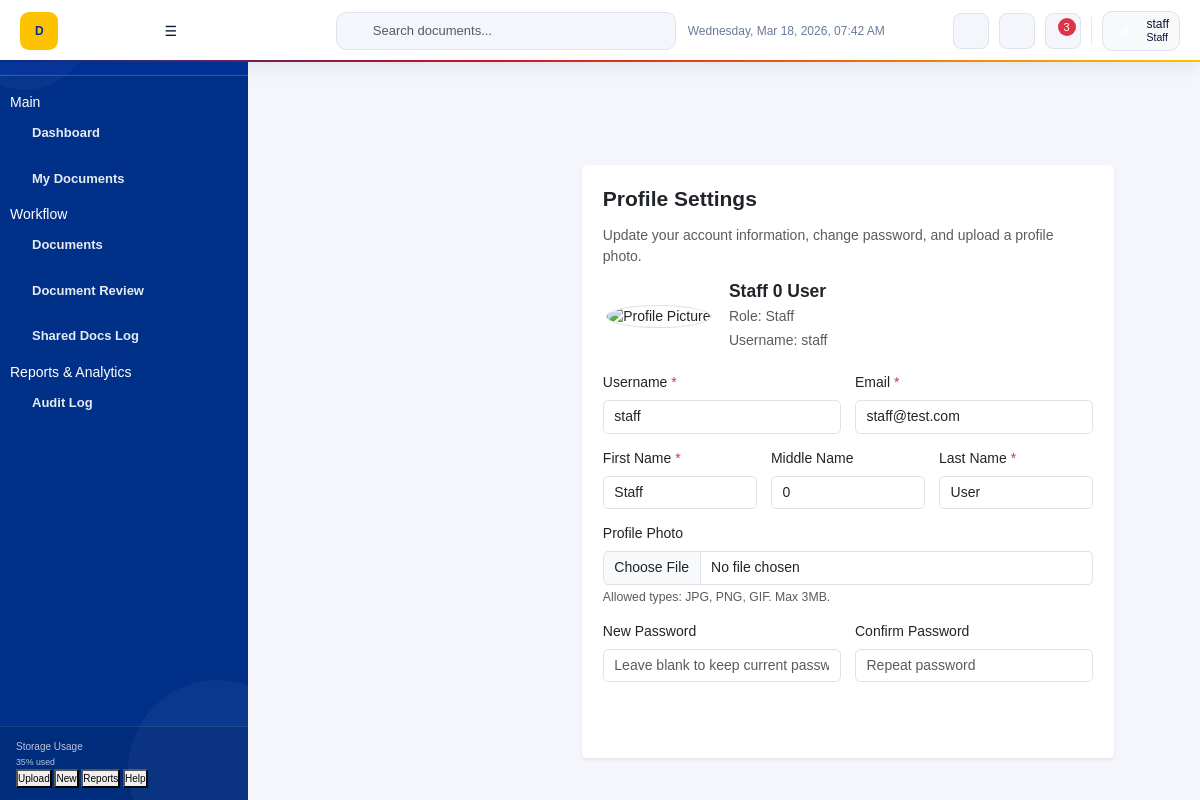
Page /user_profile/profile.php (signed in) on the committed database.
### tables this page shows
CREATE TABLE `users` (
  `user_id` int(11) NOT NULL,
  `first_name` varchar(50) NOT NULL,
  `middle_name` int(255) NOT NULL,
  `last_name` varchar(50) NOT NULL,
  `email` varchar(100) NOT NULL,
  `username` varchar(50) NOT NULL,
  `password` varchar(255) NOT NULL,
  `role` enum('superadmin','admin','staff') NOT NULL DEFAULT 'staff',
  `created_at` timestamp NOT NULL DEFAULT current_timestamp(),
  `updated_at` timestamp NOT NULL DEFAULT current_timestamp() ON UPDATE current_timestamp()
);

### user_profile/profile.php (the view, shortened to what this page needs)
<?php
include '../plugins/conn.php';
$user_id = (int)$_SESSION['user_id'];
$user = [
    'username' => '',
    'first_name' => '',
    'middle_name' => '',
    'last_name' => '',
    'email' => '',
    'role' => '',
    'profile_picture' => ''
];
$hasProfilePicture = false;
$stmt = $conn->prepare('SELECT username, first_name, middle_name, last_name, email, role' . ($hasProfilePicture ? ', profile_picture' : '') . ' FROM users WHERE user_id = ? LIMIT 1');
if ($stmt) {
    $stmt->bind_param('i', $user_id);
    $stmt->execute();
    $result = $stmt->get_result();
    if ($result && $result->num_rows > 0) {
        $user = array_merge($user, $result->fetch_assoc());
    }
}
$displayName = trim($user['first_name'] . ' ' . $user['middle_name'] . ' ' . $user['last_name']);
$displayName = preg_replace('/\s+/', ' ', $displayName);
$profilePic = $user['profile_picture'] ?: 'assets/img/default-avatar.png';
?>
<!DOCTYPE html>
<html lang="en">
<head>
    <link href="https://cdn.jsdelivr.net/npm/bootstrap@5.3.0/dist/css/bootstrap.min.css" rel="stylesheet">
    <link href="../assets/css/custom.css" rel="stylesheet">
</head>
<body>
<?php
include __DIR__ . '/../includes/sidebar.php';
?>
<main class="main-content">
    <?php include __DIR__ . '/../includes/navbar.php'; ?>
    <div class="container-fluid mt-4">
        <div class="row justify-content-center">
            <div class="col-lg-10">
                <div class="card shadow-sm border-0 mb-4">
                    <div class="card-body p-4">
                        <h2 class="h4 fw-bold mb-3">Profile Settings</h2>
                        <p class="text-muted">Update your account information, change password, and upload a profile photo.</p>
                        <div class="row g-3 mb-4 align-items-center">
                            <div class="col-md-3 text-center">
                                <img id="profilePicPreview" src="<?php echo htmlspecialchars($profilePic, ENT_QUOTES); ?>" class="rounded-circle img-fluid" style="width:160px;height:160px;object-fit:cover;border:1px solid #dee2e6;" alt="Profile Picture">
                            </div>
                            <div class="col-md-9">
                                <h5 class="fw-bold mb-1"><?php echo htmlspecialchars($displayName ?: $user['username']); ?></h5>
                                <p class="text-muted mb-1">Role: <?php echo htmlspecialchars(ucfirst($user['role'])); ?></p>
                                <p class="text-muted mb-0">Username: <?php echo htmlspecialchars($user['username']); ?></p>
                            </div>
                        </div>
                        <form method="POST" action="" enctype="multipart/form-data">
                            <div class="row g-3">
                                <div class="col-md-6">
                                    <label class="form-label">Username <span class="text-danger">*</span></label>
                                    <input type="text" name="username" class="form-control" value="<?php echo htmlspecialchars($user['username'], ENT_QUOTES); ?>" required>
                                </div>
                                <div class="col-md-6">
                                    <label class="form-label">Email <span class="text-danger">*</span></label>
                                    <input type="email" name="email" class="form-control" value="<?php echo htmlspecialchars($user['email'], ENT_QUOTES); ?>" required>
                                </div>
                                <div class="col-md-4">
                                    <label class="form-label">First Name <span class="text-danger">*</span></label>
                                    <input type="text" name="first_name" class="form-control" value="<?php echo htmlspecialchars($user['first_name'], ENT_QUOTES); ?>" required>
                                </div>
                                <div class="col-md-4">
                                    <label class="form-label">Middle Name</label>
                                    <input type="text" name="middle_name" class="form-control" value="<?php echo htmlspecialchars($user['middle_name'], ENT_QUOTES); ?>">
                                </div>
                                <div class="col-md-4">
                                    <label class="form-label">Last Name <span class="text-danger">*</span></label>
                                    <input type="text" name="last_name" class="form-control" value="<?php echo htmlspecialchars($user['last_name'], ENT_QUOTES); ?>" required>
                                </div>
                                <div class="col-md-12">
                                    <label class="form-label">Profile Photo</label>
                                    <input type="file" name="profile_picture" class="form-control" accept="image/*" onchange="previewProfilePic(event)">
                                    <div class="form-text">Allowed types: JPG, PNG, GIF. Max 3MB.</div>
                                </div>
                                <div class="col-md-6">
                                    <label class="form-label">New Password</label>
                                    <input type="password" name="password" class="form-control" placeholder="Leave blank to keep current password">
                                </div>
                                <div class="col-md-6">
                                    <label class="form-label">Confirm Password</label>
                                    <input type="password" name="confirm_password" class="form-control" placeholder="Repeat password">
                                </div>
                            </div>
                            <div class="mt-4 d-flex justify-content-end">
                                <button type="submit" class="btn btn-primary">Save Changes</button>
                            </div>
                        </form>
                    </div>
                </div>
            </div>
        </div>
    </div>
</main>
</body>
</html>

### assets/css/custom.css (style rules this page uses)
:root { --bp-blue: #003087; --bp-blue-mid: #1351A8; --bp-blue-hover: #0d3d8a; --bp-blue-light: #E8EEF9; --bp-blue-lighter: #f0f4fc; --bp-red: #CE1126; --bp-red-light: #FDEAEC; --bp-gold: #FDC300; --bp-gold-light: #FFF8DC; --bp-gold-dark: #9a7500; --bp-white: #FFFFFF; --bp-surface: #F4F6FB; --bp-border: rgba(0,48,135,0.11); --bp-border-strong: rgba(0,48,135,0.22); --bp-text: #0B1437; --bp-muted: #6B7A99; --bp-muted-light: #a0aec0; --font: 'Plus Jakarta Sans', sans-serif; --radius: 14px; --radius-sm: 9px; --radius-xs: 6px; --sidebar-w: 248px; --navbar-h: 62px; --transition: all 0.18s cubic-bezier(0.4,0,0.2,1); --sidebar-transition: all 0.26s cubic-bezier(0.4,0,0.2,1); --sidebar-w-sm: 62px; }
*, *::before, *::after { box-sizing: border-box; margin: 0; padding: 0; }
html, body { height: 100%; width: 100%; overflow: hidden; font-family: var(--font); background: var(--bp-surface); color: var(--bp-text); font-size: 14px; line-height: 1.5; }
body { min-height: 100vh; }
body { display: grid; grid-template-columns: var(--sidebar-w) 1fr; grid-template-rows: var(--navbar-h) 1fr; min-height: 100vh; height: 100vh; width: 100vw; overflow: hidden; transition: grid-template-columns 0.26s cubic-bezier(0.4,0,0.2,1); }
* { box-sizing: border-box; }
.main-content { grid-column: 2; grid-row: 2; overflow-y: auto; min-height: calc(100vh - var(--navbar-h)); background: var(--bp-surface); padding: 18px 20px 20px; transition: margin var(--transition), padding var(--transition); position: relative; z-index: auto; }
.main-content { margin-left: var(--sidebar-w); padding: calc(var(--navbar-h) + 20px) 20px 20px; transition: margin 0.26s ease; }
.btn-primary { background:var(--blue);border-color:var(--blue); }

### rows in the picture
users: first_name+middle_name+last_name "Staff 0 User", role "Staff", username "staff", email "staff@test.com", first_name "Staff", middle_name "0", last_name "User"

### other values in the picture
$_SESSION['username'] "staff"
$roleDisplay "Staff"
